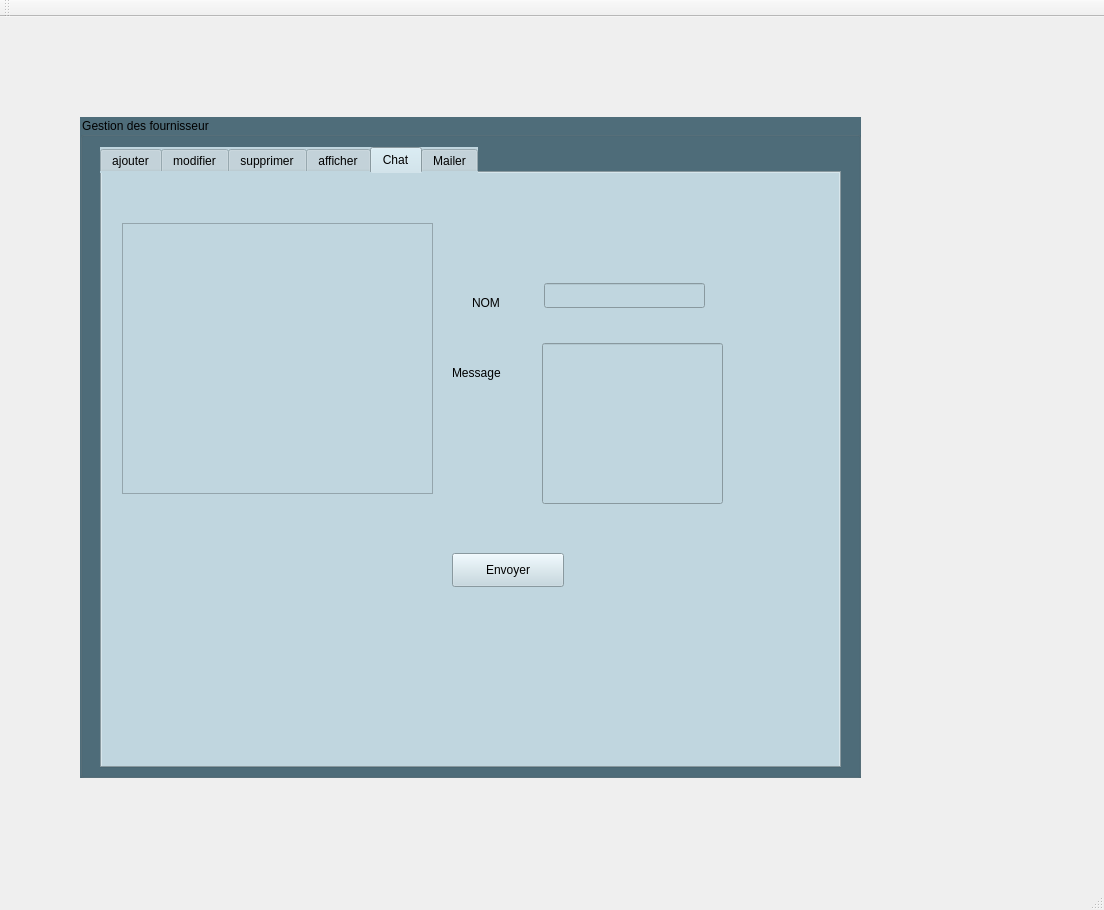
<?xml version="1.0" encoding="UTF-8"?>
<ui version="4.0">
 <class>MainWindow</class>
 <widget class="QMainWindow" name="MainWindow">
  <property name="geometry">
   <rect>
    <x>0</x>
    <y>0</y>
    <width>1104</width>
    <height>910</height>
   </rect>
  </property>
  <property name="windowTitle">
   <string>Gestion des Clients</string>
  </property>
  <widget class="QWidget" name="centralWidget">
   <widget class="QGroupBox" name="groupBox">
    <property name="geometry">
     <rect>
      <x>80</x>
      <y>100</y>
      <width>781</width>
      <height>661</height>
     </rect>
    </property>
    <property name="styleSheet">
     <string notr="true">font: 10pt &quot;MS Shell Dlg 2&quot;;
background-color:#4F6D7A;</string>
    </property>
    <property name="title">
     <string>Gestion des fournisseur</string>
    </property>
    <widget class="QTabWidget" name="tabwidget">
     <property name="geometry">
      <rect>
       <x>20</x>
       <y>30</y>
       <width>741</width>
       <height>621</height>
      </rect>
     </property>
     <property name="styleSheet">
      <string notr="true">background-color:#C0D6DF;</string>
     </property>
     <property name="currentIndex">
      <number>4</number>
     </property>
     <widget class="QWidget" name="tab">
      <property name="styleSheet">
       <string notr="true"/>
      </property>
      <attribute name="title">
       <string>ajouter</string>
      </attribute>
      <widget class="QLineEdit" name="lineEdit_nom">
       <property name="geometry">
        <rect>
         <x>190</x>
         <y>40</y>
         <width>113</width>
         <height>20</height>
        </rect>
       </property>
       <property name="styleSheet">
        <string notr="true">background-color:#FFFFFF;</string>
       </property>
      </widget>
      <widget class="QLineEdit" name="lineEdit_cin">
       <property name="geometry">
        <rect>
         <x>190</x>
         <y>140</y>
         <width>113</width>
         <height>20</height>
        </rect>
       </property>
       <property name="styleSheet">
        <string notr="true">background-color:#FFFFFF;</string>
       </property>
      </widget>
      <widget class="QLineEdit" name="lineEdit_pro">
       <property name="geometry">
        <rect>
         <x>190</x>
         <y>200</y>
         <width>113</width>
         <height>20</height>
        </rect>
       </property>
       <property name="styleSheet">
        <string notr="true">background-color:#FFFFFF;</string>
       </property>
      </widget>
      <widget class="QPushButton" name="AJOUTER">
       <property name="geometry">
        <rect>
         <x>360</x>
         <y>150</y>
         <width>91</width>
         <height>31</height>
        </rect>
       </property>
       <property name="styleSheet">
        <string notr="true">background-color:#FFFFF;</string>
       </property>
       <property name="text">
        <string>AJOUTER</string>
       </property>
       <property name="checkable">
        <bool>false</bool>
       </property>
       <property name="autoRepeatDelay">
        <number>300</number>
       </property>
      </widget>
      <widget class="QPushButton" name="pushButton_2">
       <property name="geometry">
        <rect>
         <x>480</x>
         <y>150</y>
         <width>91</width>
         <height>31</height>
        </rect>
       </property>
       <property name="styleSheet">
        <string notr="true">background-color:#FFFFFF;</string>
       </property>
       <property name="text">
        <string>ANNULER</string>
       </property>
      </widget>
      <widget class="QLabel" name="label_7">
       <property name="geometry">
        <rect>
         <x>10</x>
         <y>90</y>
         <width>131</width>
         <height>21</height>
        </rect>
       </property>
       <property name="text">
        <string>&lt;html&gt;&lt;head/&gt;&lt;body&gt;&lt;p&gt;&lt;span style=&quot; font-size:8pt; font-weight:600;&quot;&gt;prenom&lt;/span&gt;&lt;/p&gt;&lt;/body&gt;&lt;/html&gt;</string>
       </property>
       <property name="textFormat">
        <enum>Qt::AutoText</enum>
       </property>
       <property name="margin">
        <number>0</number>
       </property>
       <property name="indent">
        <number>0</number>
       </property>
       <property name="openExternalLinks">
        <bool>false</bool>
       </property>
      </widget>
      <widget class="QLabel" name="label_8">
       <property name="geometry">
        <rect>
         <x>330</x>
         <y>40</y>
         <width>141</width>
         <height>16</height>
        </rect>
       </property>
       <property name="text">
        <string>&lt;html&gt;&lt;head/&gt;&lt;body&gt;&lt;p&gt;&lt;span style=&quot; font-size:8pt; font-weight:600; color:#000000;&quot;&gt;stock&lt;/span&gt;&lt;/p&gt;&lt;/body&gt;&lt;/html&gt;</string>
       </property>
      </widget>
      <widget class="QLabel" name="label_9">
       <property name="geometry">
        <rect>
         <x>26</x>
         <y>30</y>
         <width>51</width>
         <height>21</height>
        </rect>
       </property>
       <property name="text">
        <string>&lt;html&gt;&lt;head/&gt;&lt;body&gt;&lt;p&gt;&lt;span style=&quot; font-size:8pt; font-weight:600;&quot;&gt;nom&lt;/span&gt;&lt;/p&gt;&lt;p&gt;&lt;span style=&quot; font-size:8pt; font-weight:600;&quot;&gt;&lt;br/&gt;&lt;/span&gt;&lt;/p&gt;&lt;/body&gt;&lt;/html&gt;</string>
       </property>
      </widget>
      <widget class="QLabel" name="label_16">
       <property name="geometry">
        <rect>
         <x>10</x>
         <y>140</y>
         <width>111</width>
         <height>20</height>
        </rect>
       </property>
       <property name="text">
        <string>&lt;html&gt;&lt;head/&gt;&lt;body&gt;&lt;p&gt;&lt;span style=&quot; font-size:8pt; font-weight:600;&quot;&gt;cin&lt;/span&gt;&lt;/p&gt;&lt;/body&gt;&lt;/html&gt;</string>
       </property>
      </widget>
      <widget class="QLineEdit" name="lineEdit_st">
       <property name="geometry">
        <rect>
         <x>480</x>
         <y>40</y>
         <width>113</width>
         <height>20</height>
        </rect>
       </property>
       <property name="styleSheet">
        <string notr="true">background-color:#FFFFFF;</string>
       </property>
      </widget>
      <widget class="QLabel" name="label_20">
       <property name="geometry">
        <rect>
         <x>10</x>
         <y>200</y>
         <width>111</width>
         <height>20</height>
        </rect>
       </property>
       <property name="text">
        <string>&lt;html&gt;&lt;head/&gt;&lt;body&gt;&lt;p&gt;&lt;span style=&quot; font-size:8pt; font-weight:600;&quot;&gt;produit&lt;/span&gt;&lt;/p&gt;&lt;/body&gt;&lt;/html&gt;</string>
       </property>
      </widget>
      <widget class="QLineEdit" name="lineEdit_pr">
       <property name="geometry">
        <rect>
         <x>190</x>
         <y>90</y>
         <width>113</width>
         <height>20</height>
        </rect>
       </property>
       <property name="styleSheet">
        <string notr="true">background-color:#FFFFFF;</string>
       </property>
      </widget>
      <zorder>lineEdit_nom</zorder>
      <zorder>lineEdit_cin</zorder>
      <zorder>lineEdit_pro</zorder>
      <zorder>pushButton_2</zorder>
      <zorder>label_7</zorder>
      <zorder>label_8</zorder>
      <zorder>label_9</zorder>
      <zorder>AJOUTER</zorder>
      <zorder>label_16</zorder>
      <zorder>lineEdit_st</zorder>
      <zorder>label_20</zorder>
      <zorder>lineEdit_pr</zorder>
     </widget>
     <widget class="QWidget" name="tab_2">
      <property name="styleSheet">
       <string notr="true"/>
      </property>
      <attribute name="title">
       <string>modifier</string>
      </attribute>
      <widget class="QLineEdit" name="lineEdit_N_nom">
       <property name="geometry">
        <rect>
         <x>190</x>
         <y>40</y>
         <width>113</width>
         <height>20</height>
        </rect>
       </property>
       <property name="styleSheet">
        <string notr="true">background-color:#FFFFFF;</string>
       </property>
      </widget>
      <widget class="QLineEdit" name="lineEdit_N_cin">
       <property name="geometry">
        <rect>
         <x>190</x>
         <y>140</y>
         <width>113</width>
         <height>20</height>
        </rect>
       </property>
       <property name="styleSheet">
        <string notr="true">background-color:#FFFFFF;</string>
       </property>
      </widget>
      <widget class="QLineEdit" name="lineEdit_N_produit">
       <property name="geometry">
        <rect>
         <x>190</x>
         <y>200</y>
         <width>113</width>
         <height>20</height>
        </rect>
       </property>
       <property name="styleSheet">
        <string notr="true">background-color:#FFFFFF;</string>
       </property>
      </widget>
      <widget class="QLabel" name="label_19">
       <property name="geometry">
        <rect>
         <x>30</x>
         <y>40</y>
         <width>61</width>
         <height>21</height>
        </rect>
       </property>
       <property name="text">
        <string>&lt;html&gt;&lt;head/&gt;&lt;body&gt;&lt;p&gt;&lt;span style=&quot; font-size:8pt; font-weight:600;&quot;&gt;nom&lt;/span&gt;&lt;/p&gt;&lt;/body&gt;&lt;/html&gt;</string>
       </property>
      </widget>
      <widget class="QLabel" name="label_12">
       <property name="geometry">
        <rect>
         <x>10</x>
         <y>140</y>
         <width>111</width>
         <height>20</height>
        </rect>
       </property>
       <property name="text">
        <string>&lt;html&gt;&lt;head/&gt;&lt;body&gt;&lt;p&gt;&lt;span style=&quot; font-size:8pt; font-weight:600;&quot;&gt;cin&lt;/span&gt;&lt;/p&gt;&lt;/body&gt;&lt;/html&gt;</string>
       </property>
      </widget>
      <widget class="QPushButton" name="MODIFIER">
       <property name="geometry">
        <rect>
         <x>300</x>
         <y>330</y>
         <width>91</width>
         <height>31</height>
        </rect>
       </property>
       <property name="styleSheet">
        <string notr="true">background-color:#FFFFF;</string>
       </property>
       <property name="text">
        <string>MODIFIER</string>
       </property>
       <property name="checkable">
        <bool>false</bool>
       </property>
       <property name="autoRepeatDelay">
        <number>300</number>
       </property>
      </widget>
      <widget class="QPushButton" name="pushButton_11">
       <property name="geometry">
        <rect>
         <x>450</x>
         <y>330</y>
         <width>91</width>
         <height>31</height>
        </rect>
       </property>
       <property name="styleSheet">
        <string notr="true">background-color:#FFFFFF;</string>
       </property>
       <property name="text">
        <string>ANNULER</string>
       </property>
      </widget>
      <widget class="QLabel" name="label_15">
       <property name="geometry">
        <rect>
         <x>330</x>
         <y>40</y>
         <width>141</width>
         <height>16</height>
        </rect>
       </property>
       <property name="text">
        <string>&lt;html&gt;&lt;head/&gt;&lt;body&gt;&lt;p&gt;&lt;span style=&quot; font-size:8pt; font-weight:600; color:#000000;&quot;&gt;stock&lt;/span&gt;&lt;/p&gt;&lt;/body&gt;&lt;/html&gt;</string>
       </property>
      </widget>
      <widget class="QLabel" name="label_11">
       <property name="geometry">
        <rect>
         <x>10</x>
         <y>90</y>
         <width>131</width>
         <height>21</height>
        </rect>
       </property>
       <property name="text">
        <string>&lt;html&gt;&lt;head/&gt;&lt;body&gt;&lt;p&gt;&lt;span style=&quot; font-size:8pt; font-weight:600;&quot;&gt;prenom&lt;/span&gt;&lt;/p&gt;&lt;p&gt;&lt;br/&gt;&lt;/p&gt;&lt;/body&gt;&lt;/html&gt;</string>
       </property>
       <property name="textFormat">
        <enum>Qt::AutoText</enum>
       </property>
       <property name="margin">
        <number>0</number>
       </property>
       <property name="indent">
        <number>0</number>
       </property>
       <property name="openExternalLinks">
        <bool>false</bool>
       </property>
      </widget>
      <widget class="QLineEdit" name="lineEdit_N_stock">
       <property name="geometry">
        <rect>
         <x>480</x>
         <y>40</y>
         <width>113</width>
         <height>20</height>
        </rect>
       </property>
       <property name="styleSheet">
        <string notr="true">background-color:#FFFFFF;</string>
       </property>
      </widget>
      <widget class="QLabel" name="label_14">
       <property name="geometry">
        <rect>
         <x>10</x>
         <y>200</y>
         <width>111</width>
         <height>20</height>
        </rect>
       </property>
       <property name="text">
        <string>&lt;html&gt;&lt;head/&gt;&lt;body&gt;&lt;p&gt;&lt;span style=&quot; font-size:8pt; font-weight:600;&quot;&gt;produit&lt;/span&gt;&lt;/p&gt;&lt;/body&gt;&lt;/html&gt;</string>
       </property>
      </widget>
      <widget class="QLineEdit" name="lineEdit_N_prenom">
       <property name="geometry">
        <rect>
         <x>190</x>
         <y>90</y>
         <width>113</width>
         <height>20</height>
        </rect>
       </property>
       <property name="styleSheet">
        <string notr="true">background-color:#FFFFFF;</string>
       </property>
      </widget>
      <widget class="QLabel" name="label_22">
       <property name="geometry">
        <rect>
         <x>80</x>
         <y>340</y>
         <width>51</width>
         <height>16</height>
        </rect>
       </property>
       <property name="text">
        <string>&lt;html&gt;&lt;head/&gt;&lt;body&gt;&lt;p&gt;&lt;span style=&quot; font-size:8pt; font-weight:600;&quot;&gt;cin&lt;/span&gt;&lt;/p&gt;&lt;/body&gt;&lt;/html&gt;</string>
       </property>
      </widget>
      <widget class="QLineEdit" name="lineEdit_CIN1">
       <property name="geometry">
        <rect>
         <x>140</x>
         <y>340</y>
         <width>113</width>
         <height>20</height>
        </rect>
       </property>
       <property name="styleSheet">
        <string notr="true">background-color:#FFFFFF;</string>
       </property>
      </widget>
     </widget>
     <widget class="QWidget" name="tab_3">
      <property name="styleSheet">
       <string notr="true"/>
      </property>
      <attribute name="title">
       <string>supprimer</string>
      </attribute>
      <widget class="QLabel" name="label_17">
       <property name="geometry">
        <rect>
         <x>176</x>
         <y>90</y>
         <width>51</width>
         <height>21</height>
        </rect>
       </property>
       <property name="text">
        <string>&lt;html&gt;&lt;head/&gt;&lt;body&gt;&lt;p&gt;&lt;span style=&quot; font-weight:600;&quot;&gt;cin&lt;/span&gt;&lt;/p&gt;&lt;/body&gt;&lt;/html&gt;</string>
       </property>
      </widget>
      <widget class="QLineEdit" name="lineEdit_cin_S">
       <property name="geometry">
        <rect>
         <x>250</x>
         <y>90</y>
         <width>113</width>
         <height>20</height>
        </rect>
       </property>
       <property name="styleSheet">
        <string notr="true">background-color:#FFFFFF;</string>
       </property>
      </widget>
      <widget class="QPushButton" name="SUPPRIMER">
       <property name="geometry">
        <rect>
         <x>160</x>
         <y>180</y>
         <width>111</width>
         <height>31</height>
        </rect>
       </property>
       <property name="styleSheet">
        <string notr="true">background-color:#FFFFF;</string>
       </property>
       <property name="text">
        <string>SUPPRIMER</string>
       </property>
       <property name="checkable">
        <bool>false</bool>
       </property>
       <property name="autoRepeatDelay">
        <number>300</number>
       </property>
      </widget>
      <widget class="QPushButton" name="pushButton_13">
       <property name="geometry">
        <rect>
         <x>320</x>
         <y>180</y>
         <width>101</width>
         <height>31</height>
        </rect>
       </property>
       <property name="styleSheet">
        <string notr="true">background-color:#FFFFFF;</string>
       </property>
       <property name="text">
        <string>ANNULER</string>
       </property>
      </widget>
     </widget>
     <widget class="QWidget" name="tab_4">
      <property name="styleSheet">
       <string notr="true"/>
      </property>
      <attribute name="title">
       <string>afficher</string>
      </attribute>
      <widget class="QTableView" name="tab_FOURNISSEUR">
       <property name="geometry">
        <rect>
         <x>10</x>
         <y>20</y>
         <width>601</width>
         <height>261</height>
        </rect>
       </property>
       <property name="styleSheet">
        <string notr="true">background-color:#FFFFFF;</string>
       </property>
      </widget>
      <widget class="QPushButton" name="pushButton_7">
       <property name="geometry">
        <rect>
         <x>230</x>
         <y>290</y>
         <width>111</width>
         <height>23</height>
        </rect>
       </property>
       <property name="styleSheet">
        <string notr="true">background-color:#FFFFFF;</string>
       </property>
       <property name="text">
        <string>PDF</string>
       </property>
      </widget>
      <widget class="QPushButton" name="pushButton_8">
       <property name="geometry">
        <rect>
         <x>90</x>
         <y>290</y>
         <width>101</width>
         <height>23</height>
        </rect>
       </property>
       <property name="styleSheet">
        <string notr="true">background-color:#FFFFFF;</string>
       </property>
       <property name="text">
        <string>STATS</string>
       </property>
      </widget>
      <widget class="QPushButton" name="pushButton_9">
       <property name="geometry">
        <rect>
         <x>150</x>
         <y>320</y>
         <width>111</width>
         <height>23</height>
        </rect>
       </property>
       <property name="styleSheet">
        <string notr="true">background-color:#FFFFFF;</string>
       </property>
       <property name="text">
        <string>sms</string>
       </property>
      </widget>
      <widget class="QPushButton" name="pushButton_10">
       <property name="geometry">
        <rect>
         <x>350</x>
         <y>320</y>
         <width>111</width>
         <height>23</height>
        </rect>
       </property>
       <property name="styleSheet">
        <string notr="true">background-color:#FFFFFF;</string>
       </property>
       <property name="text">
        <string/>
       </property>
      </widget>
      <widget class="QLineEdit" name="le_recherche">
       <property name="geometry">
        <rect>
         <x>350</x>
         <y>350</y>
         <width>113</width>
         <height>25</height>
        </rect>
       </property>
      </widget>
      <widget class="QLabel" name="label">
       <property name="geometry">
        <rect>
         <x>160</x>
         <y>360</y>
         <width>131</width>
         <height>20</height>
        </rect>
       </property>
       <property name="text">
        <string>RECHERCHER</string>
       </property>
      </widget>
      <widget class="QPushButton" name="pushButton">
       <property name="geometry">
        <rect>
         <x>460</x>
         <y>280</y>
         <width>112</width>
         <height>34</height>
        </rect>
       </property>
       <property name="text">
        <string>trier</string>
       </property>
      </widget>
     </widget>
     <widget class="QWidget" name="tab_5">
      <attribute name="title">
       <string>Chat</string>
      </attribute>
      <widget class="QTableView" name="tab_message">
       <property name="geometry">
        <rect>
         <x>20</x>
         <y>50</y>
         <width>311</width>
         <height>271</height>
        </rect>
       </property>
      </widget>
      <widget class="QPushButton" name="pb_envoyer">
       <property name="geometry">
        <rect>
         <x>350</x>
         <y>380</y>
         <width>112</width>
         <height>34</height>
        </rect>
       </property>
       <property name="text">
        <string>Envoyer</string>
       </property>
      </widget>
      <widget class="QLabel" name="label_2">
       <property name="geometry">
        <rect>
         <x>370</x>
         <y>120</y>
         <width>69</width>
         <height>20</height>
        </rect>
       </property>
       <property name="text">
        <string>NOM</string>
       </property>
      </widget>
      <widget class="QLineEdit" name="le_id_chat">
       <property name="geometry">
        <rect>
         <x>442</x>
         <y>110</y>
         <width>161</width>
         <height>25</height>
        </rect>
       </property>
      </widget>
      <widget class="QLineEdit" name="le_message">
       <property name="geometry">
        <rect>
         <x>440</x>
         <y>170</y>
         <width>181</width>
         <height>161</height>
        </rect>
       </property>
      </widget>
      <widget class="QLabel" name="label_3">
       <property name="geometry">
        <rect>
         <x>350</x>
         <y>190</y>
         <width>81</width>
         <height>20</height>
        </rect>
       </property>
       <property name="text">
        <string>Message</string>
       </property>
      </widget>
     </widget>
     <widget class="QWidget" name="tab_6">
      <attribute name="title">
       <string>Mailer</string>
      </attribute>
      <widget class="QFrame" name="frame">
       <property name="geometry">
        <rect>
         <x>80</x>
         <y>30</y>
         <width>585</width>
         <height>551</height>
        </rect>
       </property>
       <property name="frameShape">
        <enum>QFrame::StyledPanel</enum>
       </property>
       <property name="frameShadow">
        <enum>QFrame::Raised</enum>
       </property>
       <layout class="QHBoxLayout" name="horizontalLayout">
        <item>
         <widget class="QFrame" name="frame_50">
          <property name="frameShape">
           <enum>QFrame::StyledPanel</enum>
          </property>
          <property name="frameShadow">
           <enum>QFrame::Raised</enum>
          </property>
          <layout class="QVBoxLayout" name="verticalLayout_31">
           <item>
            <widget class="QLabel" name="label_25">
             <property name="text">
              <string>Smtp-server:</string>
             </property>
            </widget>
           </item>
           <item>
            <widget class="QLineEdit" name="server">
             <property name="text">
              <string>smtp.gmail.com</string>
             </property>
             <property name="echoMode">
              <enum>QLineEdit::Password</enum>
             </property>
            </widget>
           </item>
           <item>
            <widget class="QLabel" name="label_26">
             <property name="text">
              <string>Server port:</string>
             </property>
            </widget>
           </item>
           <item>
            <widget class="QLineEdit" name="port">
             <property name="text">
              <string>465</string>
             </property>
             <property name="echoMode">
              <enum>QLineEdit::Password</enum>
             </property>
            </widget>
           </item>
           <item>
            <widget class="QLabel" name="label_27">
             <property name="text">
              <string>Username:</string>
             </property>
            </widget>
           </item>
           <item>
            <widget class="QLineEdit" name="uname">
             <property name="text">
              <string/>
             </property>
            </widget>
           </item>
           <item>
            <widget class="QLabel" name="label_28">
             <property name="text">
              <string>Password:</string>
             </property>
            </widget>
           </item>
           <item>
            <widget class="QLineEdit" name="paswd">
             <property name="inputMask">
              <string/>
             </property>
             <property name="text">
              <string/>
             </property>
             <property name="echoMode">
              <enum>QLineEdit::Password</enum>
             </property>
            </widget>
           </item>
           <item>
            <widget class="QLabel" name="label_29">
             <property name="text">
              <string>Recipant to:</string>
             </property>
            </widget>
           </item>
           <item>
            <widget class="QLineEdit" name="rcpt"/>
           </item>
           <item>
            <widget class="QLabel" name="label_30">
             <property name="text">
              <string>Subject:</string>
             </property>
            </widget>
           </item>
           <item>
            <widget class="QLineEdit" name="subject"/>
           </item>
           <item>
            <widget class="QLabel" name="label_31">
             <property name="text">
              <string>Message:</string>
             </property>
            </widget>
           </item>
           <item>
            <widget class="QPlainTextEdit" name="msg"/>
           </item>
           <item>
            <spacer name="horizontalSpacer">
             <property name="orientation">
              <enum>Qt::Horizontal</enum>
             </property>
             <property name="sizeHint" stdset="0">
              <size>
               <width>545</width>
               <height>20</height>
              </size>
             </property>
            </spacer>
           </item>
           <item>
            <widget class="QPushButton" name="sendBtn">
             <property name="styleSheet">
              <string notr="true"> QPushButton {
color: #ffffff;
border: 3px solid #f8d466;
font: 8pt &quot;MS Reference Sans Serif&quot;;
border-radius: 15px;
padding: 5px;
background: qradialgradient(cx: 0.3, cy: -0.4,
fx: 0.3, fy: -0.4,
radius: 3, stop: 0 #aa3118, stop: 1 #550000);
min-width: 80px;
}

QPushButton:hover {
background: qradialgradient(cx: 0.3, cy: -0.4,
fx: 0.3, fy: -0.4,
radius: 3, stop: 0 #aa3118, stop: 1 #552a2a);
}

 QPushButton:pressed {
background: qradialgradient(cx: 0.4, cy: -0.1,
fx: 0.4, fy: -0.1,
radius: 3, stop: 0 #aa3118, stop: 1 #554040);
}</string>
             </property>
             <property name="text">
              <string>Send</string>
             </property>
            </widget>
           </item>
          </layout>
         </widget>
        </item>
       </layout>
      </widget>
     </widget>
    </widget>
   </widget>
  </widget>
  <widget class="QMenuBar" name="menuBar">
   <property name="geometry">
    <rect>
     <x>0</x>
     <y>0</y>
     <width>1104</width>
     <height>30</height>
    </rect>
   </property>
  </widget>
  <widget class="QToolBar" name="mainToolBar">
   <attribute name="toolBarArea">
    <enum>TopToolBarArea</enum>
   </attribute>
   <attribute name="toolBarBreak">
    <bool>false</bool>
   </attribute>
  </widget>
  <widget class="QStatusBar" name="statusBar"/>
 </widget>
 <layoutdefault spacing="6" margin="11"/>
 <resources/>
 <connections/>
</ui>
